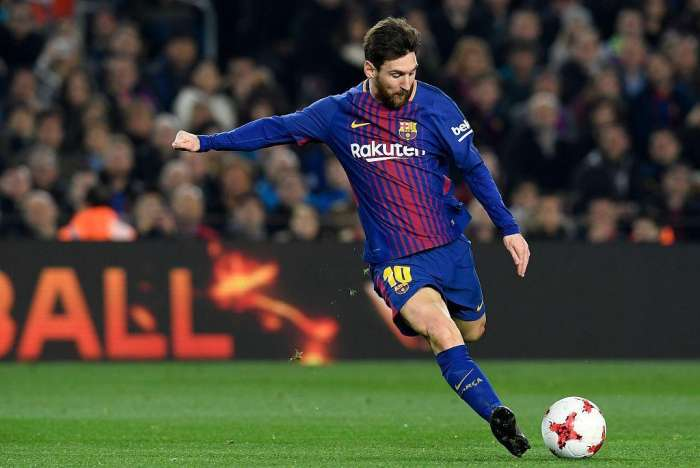
#> input picture opencv中的图像变换/1.jpg, 700 x 468 px, found by its file name
$ python '灰化图像.py'
#> lines starting #> are read from the running program, lines starting #| are printed output that depends on the picture
from PIL import Image
import matplotlib.pyplot as plt
import numpy as np
import matplotlib.cm as cm

image = Image.open('1.jpg').convert("1") #读取图像并且进行灰度转化
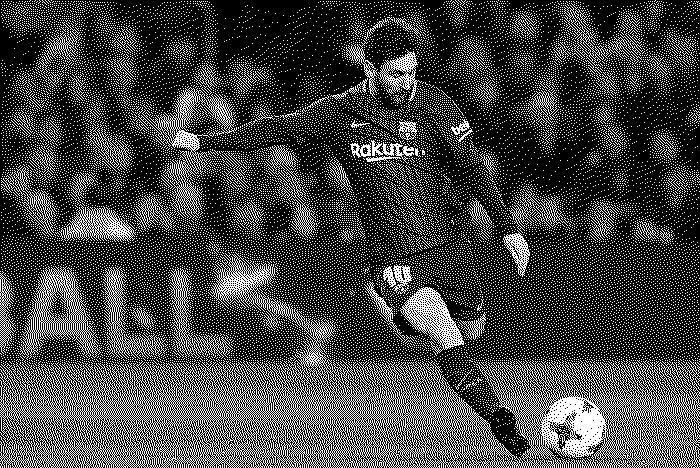
#> image: PIL image 700x468 1; 26.2% white in thin lines or dots
plt.imshow(image)
plt.show() #需要调用show()方法，不然图像只会在内存中而不显示出来
#> (the run stopped early here; a loop or call above may not have finished)

$ run again, with opencv中的图像变换/1_face.jpg copied over opencv中的图像变换/1.jpg
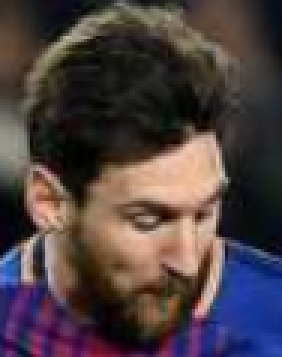
#> input picture opencv中的图像变换/1_face.jpg, 94 x 119 px, found by its file name (shown 3 times larger)
#> `image = Image.open('1.jpg').convert("1")`:
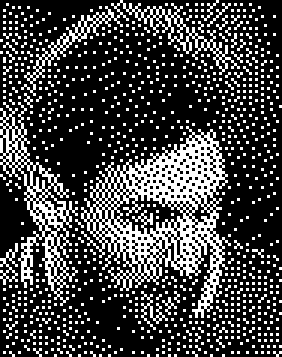
#> image: PIL image 94x119 1 (shown 3 times larger); 26.1% white in thin lines or dots
